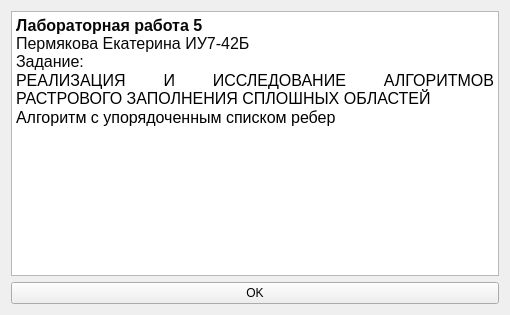
<?xml version="1.0" encoding="UTF-8"?>
<ui version="4.0">
 <class>Form</class>
 <widget class="QWidget" name="Form">
  <property name="geometry">
   <rect>
    <x>0</x>
    <y>0</y>
    <width>510</width>
    <height>315</height>
   </rect>
  </property>
  <property name="windowTitle">
   <string>Form</string>
  </property>
  <layout class="QVBoxLayout" name="verticalLayout">
   <item>
    <widget class="QTextEdit" name="textEdit">
     <property name="html">
      <string>&lt;!DOCTYPE HTML PUBLIC &quot;-//W3C//DTD HTML 4.0//EN&quot; &quot;http://www.w3.org/TR/REC-html40/strict.dtd&quot;&gt;
&lt;html&gt;&lt;head&gt;&lt;meta name=&quot;qrichtext&quot; content=&quot;1&quot; /&gt;&lt;style type=&quot;text/css&quot;&gt;
p, li { white-space: pre-wrap; }
&lt;/style&gt;&lt;/head&gt;&lt;body style=&quot; font-family:'MS Shell Dlg 2'; font-size:7.875pt; font-weight:400; font-style:normal;&quot;&gt;
&lt;p align=&quot;justify&quot; style=&quot; margin-top:0px; margin-bottom:0px; margin-left:0px; margin-right:0px; -qt-block-indent:0; text-indent:0px; background-color:#ffffff;&quot;&gt;&lt;span style=&quot; font-family:'JetBrains Mono','monospace'; font-size:12pt; font-weight:600; color:#080808; background-color:#ffffff;&quot;&gt;Лабораторная работа 5&lt;/span&gt;&lt;span style=&quot; font-family:'JetBrains Mono','monospace'; font-size:12pt; color:#080808;&quot;&gt;&lt;br /&gt;Пермякова Екатерина ИУ7-42Б&lt;br /&gt;Задание:&lt;/span&gt;&lt;/p&gt;
&lt;p align=&quot;justify&quot; style=&quot; margin-top:0px; margin-bottom:0px; margin-left:0px; margin-right:0px; -qt-block-indent:0; text-indent:0px; background-color:#ffffff;&quot;&gt;&lt;span style=&quot; font-size:12pt;&quot;&gt;РЕАЛИЗАЦИЯ И ИССЛЕДОВАНИЕ АЛГОРИТМОВ РАСТРОВОГО ЗАПОЛНЕНИЯ СПЛОШНЫХ ОБЛАСТЕЙ&lt;/span&gt;&lt;/p&gt;
&lt;p style=&quot; margin-top:0px; margin-bottom:0px; margin-left:0px; margin-right:0px; -qt-block-indent:0; text-indent:0px;&quot;&gt;&lt;span style=&quot; font-size:12pt;&quot;&gt;Алгоритм с упорядоченным списком ребер&lt;/span&gt;&lt;span style=&quot; font-family:'JetBrains Mono','monospace'; font-size:12pt; color:#080808;&quot;&gt;&lt;br /&gt;&lt;/span&gt;&lt;/p&gt;&lt;/body&gt;&lt;/html&gt;</string>
     </property>
    </widget>
   </item>
   <item>
    <widget class="QPushButton" name="ok_pbtn">
     <property name="text">
      <string>OK</string>
     </property>
    </widget>
   </item>
  </layout>
 </widget>
 <resources/>
 <connections/>
</ui>
